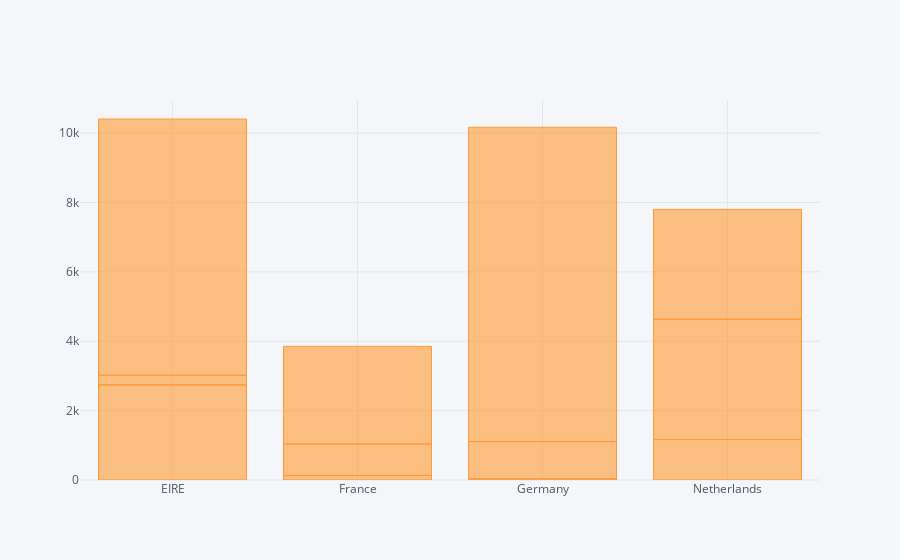

Write notebook code for a chart like this one.
### Code cell
data.loc[(data['Country'].isin(country_list)) &\
         data['Description'].isin(product_list)
         ,['Country','Description','Revenue']].groupby(['Country','Description'],as_index=False).agg({'Revenue':'sum'}).\
         iplot(kind = 'bar',
               x = 'Country',
               y = 'Revenue')

### Figure 1 — Plotly figure (JSON) as saved in the notebook; plotly's stock layout.template omitted (floating-point values rounded to 4 significant figures)
{"data": [{"marker": {"color": "rgba(255, 153, 51, 0.6)", "line": {"color": "rgba(255, 153, 51, 1.0)", "width": 1}}, "name": "Revenue", "orientation": "v", "text": "", "type": "bar", "uid": "8916073b-9286-4b32-bd5e-a87925070ee2", "x": ["EIRE", "EIRE", "EIRE", "France", "France", "France", "Germany", "Germany", "Germany", "Netherlands", "Netherlands", "Netherlands"], "y": [2741.0, 278.7, 7389.0, 131.8, 903.4, 2817.0, 35.4, 1073.0, 9062.0, 1167, 3468, 3166.0]}], "layout": {"legend": {"bgcolor": "#F5F6F9", "font": {"color": "#4D5663"}}, "paper_bgcolor": "#F5F6F9", "plot_bgcolor": "#F5F6F9", "title": {"font": {"color": "#4D5663"}}, "xaxis": {"gridcolor": "#E1E5ED", "showgrid": true, "tickfont": {"color": "#4D5663"}, "title": {"font": {"color": "#4D5663"}, "text": ""}, "zerolinecolor": "#E1E5ED"}, "yaxis": {"gridcolor": "#E1E5ED", "showgrid": true, "tickfont": {"color": "#4D5663"}, "title": {"font": {"color": "#4D5663"}, "text": ""}, "zerolinecolor": "#E1E5ED"}}}
